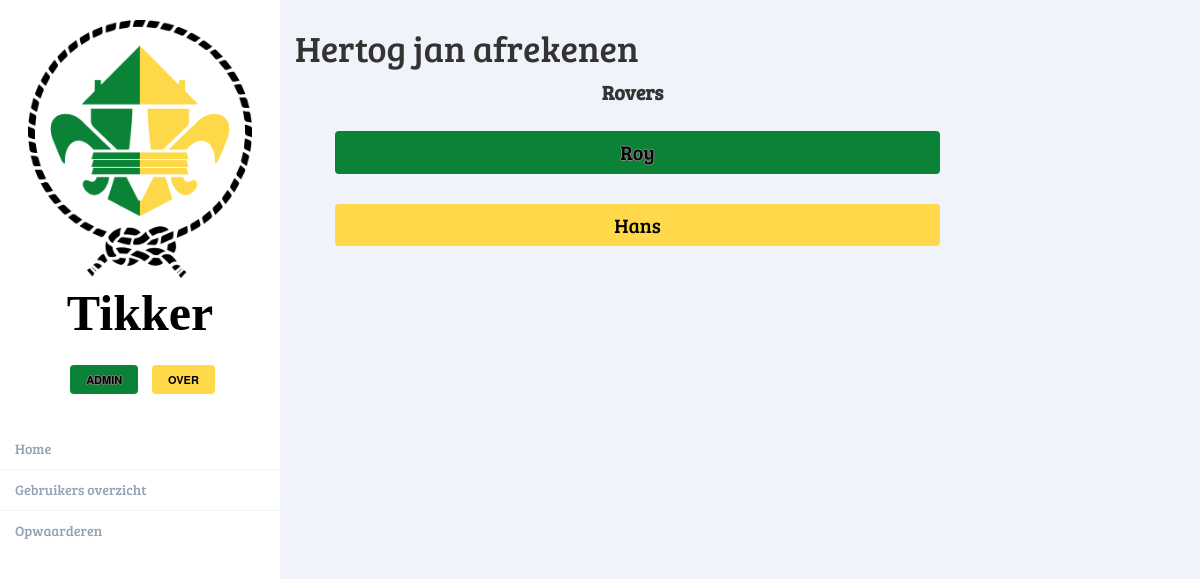
/drink/1, run on the app's committed database.
### app/models.py (models this page shows, shortened)
class Product(db.Model):
    id = db.Column(db.Integer, primary_key=True)
    name = db.Column(db.String(64), index=True)
    purchaseable = db.Column(db.Boolean)
    purchases = db.relationship('Purchase', backref='product', lazy='dynamic')
    price = db.Column(db.Float)

class Usergroup(db.Model):
    id = db.Column(db.Integer, primary_key=True)
    name = db.Column(db.String(64), index=True)
    users = db.relationship('User', backref='group', lazy='dynamic')

class User(db.Model):
    id = db.Column(db.Integer, primary_key=True)
    name = db.Column(db.String(64), index=True)
    usergroup_id = db.Column(db.Integer, db.ForeignKey('usergroup.id'))
    balance = db.Column(db.Float, default=0)
    upgrades = db.relationship('Upgrade', backref='user', lazy='dynamic')
    purchases = db.relationship('Purchase', backref='user', lazy='dynamic')
    transactions = db.relationship('Transaction', backref='user', lazy='dynamic')

### app/routes.py (the view)
@app.route('/drink/<int:drinkid>', methods=['GET', 'POST'])
@register_breadcrumb(app, '.drink.id', '', dynamic_list_constructor=view_drink_dlc, order=2)
def drink(drinkid):
    drink = Product.query.get(drinkid)
    usergroups = Usergroup.query.all()
    return render_template('drink.html', title=drink.name, drink=drink, User=User, usergroups=usergroups, amount_usergroups=len(usergroups))

### app/templates/drink.html (shortened to what this page needs)
{% extends "base.html" %}
{% block app_content %}
<body data-minus-img="{{ url_for('static', filename='minus.png') }}">
<div class="row">
    <h1>{{ drink.name }} afrekenen</h1>
    <div class="col-md-9">
    <table width="100%">
        <tr>
            {% for g in usergroups %}
            <th>{{ g.name }}</th>
            {% endfor %}
        </tr>
        <tr>
            {% for g in usergroups %}
            {% set outer_loop = loop %}
            <td valign="top" width="{{ 100 / amount_usergroups }}%"><table width="100%" cellpadding="30">
                {% for u in g.users.all() %}
                <tr>
                    {% if (loop.index + outer_loop.index) % 2 == 0 %}
                    <td width="100%"><a class="btn btn-block btn-green" onclick="addToCart('{{ u.id }}', '{{ u.name }}', '{{ drink.price }}')">{{ u.name }}</a></td>
                    {% else %}
                    <td width="100%"><a class="btn btn-block btn-yellow" onclick="addToCart('{{ u.id }}', '{{ u.name }}', '{{ drink.price }}')">{{ u.name }}</a></td>
                    {% endif %}
                </tr>
                {% endfor %}
            </table></td>
            {% endfor %}
        </tr>
    </table>
    </div>
    <div id="cartdiv" class="col-md-3">
    </div>
</div>
{% endblock %}

### app/static/styles.css (style rules this page uses)
body { background: #F1F3FA; }
.btn-yellow { background-color: #ffd94a; color: #000000; margin: 5px; font-size: 20px; }
.btn-green { background-color: #0b8337; color: #000000; margin: 5px; text-shadow: -1px 0 grey, 0 1px grey, 1px 0 grey, 0 -1px grey; font-size: 20px; }
td { padding: 10px; }
th { text-align: center; }
#cartdiv { text-align: center; }

### data on the page
Product: name "Hertog jan"
Usergroup: name "Rovers", {{ 100 / amount_usergroups }} 100.0 (drawn)
User: name "Roy"
User: name "Hans"
